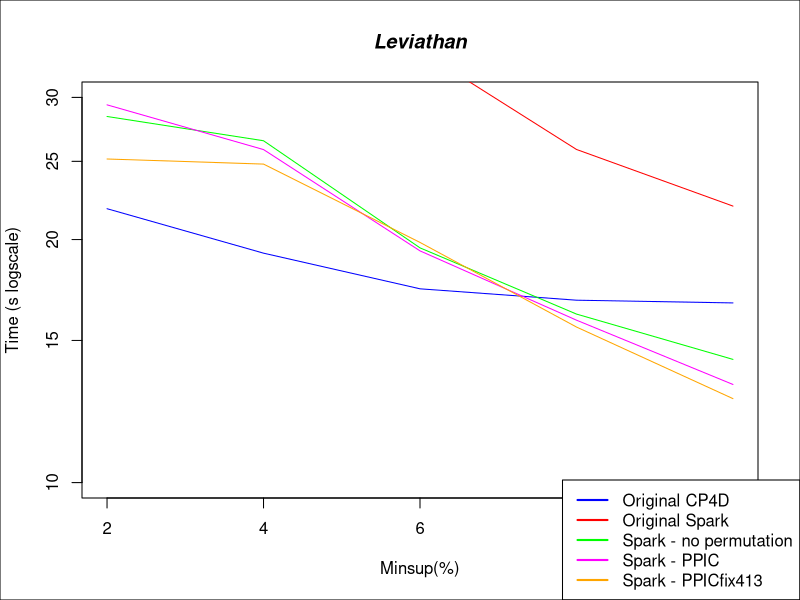

Here is the R script that generated this plot:


#DATA
x <- c(2, 4, 6, 8, 10)

cp4d <- c(21.840, 19.239, 17.379, 16.824, 16.694)
spark1 <- c(100.039, 51.752, 34.280, 25.860, 22.003)
sparkNP <- c(28.410, 26.511, 19.532, 16.171, 14.210)
sparkPPIC <- c(29.370, 25.852, 19.365, 15.892, 13.229)
sparkPPICFix <- c(25.167, 24.804, 19.837, 15.584, 12.705)

#PLOT
plot(x,cp4d, log = "y", type="l", xlab="Minsup(%)", ylab="Time (s logscale)", col="blue", ylim=c(10, 30))
lines(x,spark1, col="red")
lines(x,sparkNP, col="green")
lines(x,sparkPPIC, col="magenta")
lines(x,sparkPPICFix, col="orange")

title(main="Leviathan", font.main=4)

par(fig = c(0, 1, 0, 1), oma = c(0, 0, 0, 0), mar = c(0, 0, 0, 0), new = TRUE)
plot(0, 0, type = "n", bty = "n", xaxt = "n", yaxt = "n")

#Pretty up
legend("bottomright", legend=c("Original CP4D", "Original Spark", "Spark - no permutation", "Spark - PPIC", "Spark - PPICfix413"), lty=c(1,1),lwd=c(2,2), col=c("blue","red", "green", "magenta", "orange"))
box()
